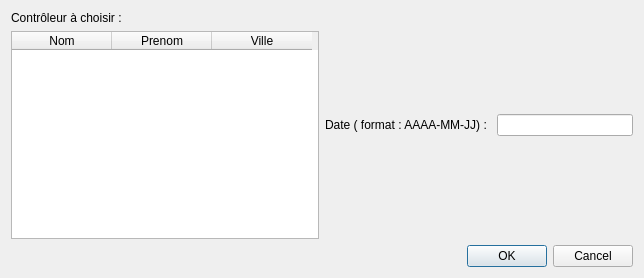
<?xml version="1.0" encoding="UTF-8"?>
<ui version="4.0">
 <class>DialogAjoutVisite</class>
 <widget class="QDialog" name="DialogAjoutVisite">
  <property name="geometry">
   <rect>
    <x>0</x>
    <y>0</y>
    <width>644</width>
    <height>278</height>
   </rect>
  </property>
  <property name="windowTitle">
   <string>Dialog</string>
  </property>
  <layout class="QVBoxLayout" name="verticalLayout_2">
   <item>
    <layout class="QHBoxLayout" name="horizontalLayout_2">
     <item>
      <layout class="QVBoxLayout" name="verticalLayout">
       <item>
        <widget class="QLabel" name="label_2">
         <property name="text">
          <string>Contrôleur à choisir :</string>
         </property>
        </widget>
       </item>
       <item>
        <widget class="QTableWidget" name="tableWidgetControleur">
         <property name="selectionBehavior">
          <enum>QAbstractItemView::SelectRows</enum>
         </property>
         <column>
          <property name="text">
           <string>Nom</string>
          </property>
         </column>
         <column>
          <property name="text">
           <string>Prenom</string>
          </property>
         </column>
         <column>
          <property name="text">
           <string>Ville</string>
          </property>
         </column>
        </widget>
       </item>
      </layout>
     </item>
     <item>
      <layout class="QHBoxLayout" name="horizontalLayout">
       <item>
        <widget class="QLabel" name="label">
         <property name="text">
          <string>Date ( format : AAAA-MM-JJ) : </string>
         </property>
        </widget>
       </item>
       <item>
        <widget class="QLineEdit" name="lineEditDateVisite"/>
       </item>
      </layout>
     </item>
    </layout>
   </item>
   <item>
    <widget class="QDialogButtonBox" name="buttonBox">
     <property name="orientation">
      <enum>Qt::Horizontal</enum>
     </property>
     <property name="standardButtons">
      <set>QDialogButtonBox::Cancel|QDialogButtonBox::Ok</set>
     </property>
    </widget>
   </item>
  </layout>
 </widget>
 <resources/>
 <connections>
  <connection>
   <sender>buttonBox</sender>
   <signal>accepted()</signal>
   <receiver>DialogAjoutVisite</receiver>
   <slot>accept()</slot>
   <hints>
    <hint type="sourcelabel">
     <x>248</x>
     <y>254</y>
    </hint>
    <hint type="destinationlabel">
     <x>157</x>
     <y>274</y>
    </hint>
   </hints>
  </connection>
  <connection>
   <sender>buttonBox</sender>
   <signal>rejected()</signal>
   <receiver>DialogAjoutVisite</receiver>
   <slot>reject()</slot>
   <hints>
    <hint type="sourcelabel">
     <x>316</x>
     <y>260</y>
    </hint>
    <hint type="destinationlabel">
     <x>286</x>
     <y>274</y>
    </hint>
   </hints>
  </connection>
 </connections>
</ui>
